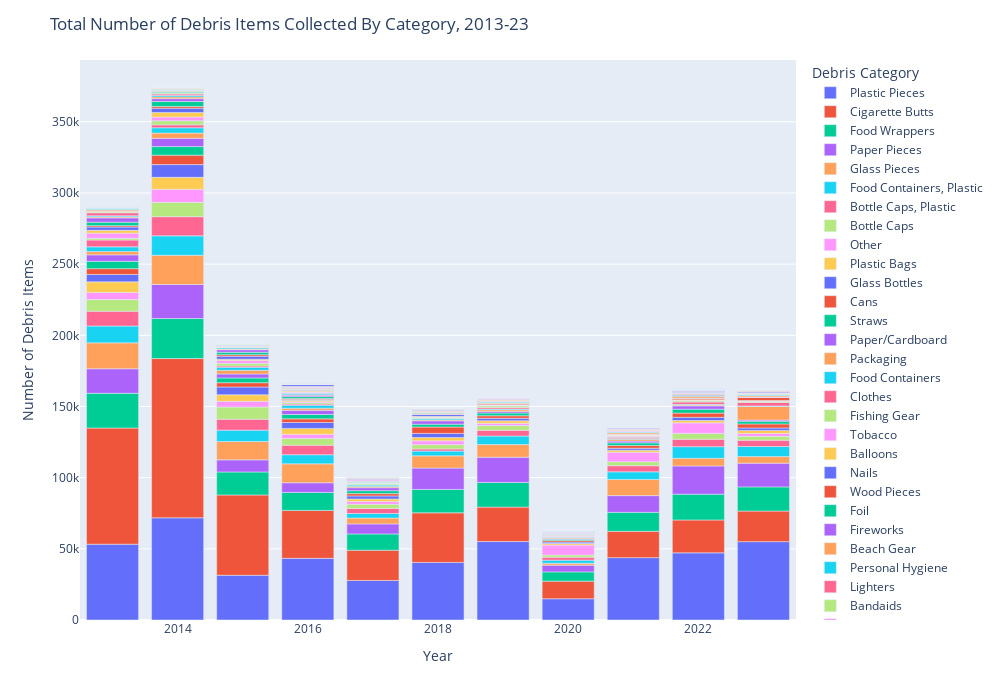

Notebook code for this chart:
### Markdown cell above
# Longitudinal Evaluation of Cleanup Items

Here we'll look at the number of items cleaned up by year from 2013-2023. First, let's just look at bar plots of items collected over the years and number of volunteers over the years.
In order to do that, we'll need to group the data by year. We'll also add a column for total number of volunteers, which was defined at number of adults * 0.5 * number of youths.

## Total Number of Items by Debris Category

### Code cell
# Bar plot of all trash items over the years
fig = graph_maker.annual_total_bar()
fig.show()

### Figure 1 — Plotly figure (JSON) as saved in the notebook; plotly's stock layout.template omitted (floating-point values rounded to 4 significant figures)
{"data": [{"alignmentgroup": "True", "hovertemplate": "variable=Plastic Pieces<br>index=%{x}<br>value=%{y}<extra></extra>", "legendgroup": "Plastic Pieces", "marker": {"color": "#636efa", "pattern": {"shape": ""}}, "name": "Plastic Pieces", "offsetgroup": "Plastic Pieces", "orientation": "v", "showlegend": true, "textposition": "auto", "type": "bar", "x": [2013, 2014, 2015, 2016, 2017, 2018, 2019, 2020, 2021, 2022, 2023], "xaxis": "x", "y": [53236, 71803, 31440, 43322, 27790.0, 40469, 55116, 14907, 43820, 47164, 55038], "yaxis": "y"}, {"alignmentgroup": "True", "hovertemplate": "variable=Cigarette Butts<br>index=%{x}<br>value=%{y}<extra></extra>", "legendgroup": "Cigarette Butts", "marker": {"color": "#EF553B", "pattern": {"shape": ""}}, "name": "Cigarette Butts", "offsetgroup": "Cigarette Butts", "orientation": "v", "showlegend": true, "textposition": "auto", "type": "bar", "x": [2013, 2014, 2015, 2016, 2017, 2018, 2019, 2020, 2021, 2022, 2023], "xaxis": "x", "y": [81642, 111884, 56423, 33684, 21251, 34815, 24202, 12380, 18464, 23115, 21498], "yaxis": "y"}, {"alignmentgroup": "True", "hovertemplate": "variable=Food Wrappers<br>index=%{x}<br>value=%{y}<extra></extra>", "legendgroup": "Food Wrappers", "marker": {"color": "#00cc96", "pattern": {"shape": ""}}, "name": "Food Wrappers", "offsetgroup": "Food Wrappers", "orientation": "v", "showlegend": true, "textposition": "auto", "type": "bar", "x": [2013, 2014, 2015, 2016, 2017, 2018, 2019, 2020, 2021, 2022, 2023], "xaxis": "x", "y": [24397, 28110, 16142, 12632, 11425, 16437, 17333, 6513, 13373, 18128, 16988], "yaxis": "y"}, {"alignmentgroup": "True", "hovertemplate": "variable=Paper Pieces<br>index=%{x}<br>value=%{y}<extra></extra>", "legendgroup": "Paper Pieces", "marker": {"color": "#ab63fa", "pattern": {"shape": ""}}, "name": "Paper Pieces", "offsetgroup": "Paper Pieces", "orientation": "v", "showlegend": true, "textposition": "auto", "type": "bar", "x": [2013, 2014, 2015, 2016, 2017, 2018, 2019, 2020, 2021, 2022, 2023], "xaxis": "x", "y": [17242, 23901, 8493, 6783, 7043, 15017, 17738, 4727, 11733, 19817, 16650], "yaxis": "y"}, {"alignmentgroup": "True", "hovertemplate": "variable=Glass Pieces<br>index=%{x}<br>value=%{y}<extra></extra>", "legendgroup": "Glass Pieces", "marker": {"color": "#FFA15A", "pattern": {"shape": ""}}, "name": "Glass Pieces", "offsetgroup": "Glass Pieces", "orientation": "v", "showlegend": true, "textposition": "auto", "type": "bar", "x": [2013, 2014, 2015, 2016, 2017, 2018, 2019, 2020, 2021, 2022, 2023], "xaxis": "x", "y": [18196, 20532, 12865, 13290, 4103, 8584, 8823, 1288, 11356, 5369, 4605], "yaxis": "y"}, {"alignmentgroup": "True", "hovertemplate": "variable=Food Containers, Plastic<br>index=%{x}<br>value=%{y}<extra></extra>", "legendgroup": "Food Containers, Plastic", "marker": {"color": "#19d3f3", "pattern": {"shape": ""}}, "name": "Food Containers, Plastic", "offsetgroup": "Food Containers, Plastic", "orientation": "v", "showlegend": true, "textposition": "auto", "type": "bar", "x": [2013, 2014, 2015, 2016, 2017, 2018, 2019, 2020, 2021, 2022, 2023], "xaxis": "x", "y": [11813, 13664, 8029, 6402, 3214, 3360, 6040.0, 2221, 5356, 8180, 7121], "yaxis": "y"}, {"alignmentgroup": "True", "hovertemplate": "variable=Bottle Caps, Plastic<br>index=%{x}<br>value=%{y}<extra></extra>", "legendgroup": "Bottle Caps, Plastic", "marker": {"color": "#FF6692", "pattern": {"shape": ""}}, "name": "Bottle Caps, Plastic", "offsetgroup": "Bottle Caps, Plastic", "orientation": "v", "showlegend": true, "textposition": "auto", "type": "bar", "x": [2013, 2014, 2015, 2016, 2017, 2018, 2019, 2020, 2021, 2022, 2023], "xaxis": "x", "y": [10424, 13438, 7685, 6716, 3568, 1486, 4003, 2039, 4272, 5222, 4363], "yaxis": "y"}, {"alignmentgroup": "True", "hovertemplate": "variable=Bottle Caps<br>index=%{x}<br>value=%{y}<extra></extra>", "legendgroup": "Bottle Caps", "marker": {"color": "#B6E880", "pattern": {"shape": ""}}, "name": "Bottle Caps", "offsetgroup": "Bottle Caps", "orientation": "v", "showlegend": true, "textposition": "auto", "type": "bar", "x": [2013, 2014, 2015, 2016, 2017, 2018, 2019, 2020, 2021, 2022, 2023], "xaxis": "x", "y": [8151, 10074, 8585, 4737, 2890, 3014, 3327, 1513, 2838, 4083, 2761], "yaxis": "y"}, {"alignmentgroup": "True", "hovertemplate": "variable=Other<br>index=%{x}<br>value=%{y}<extra></extra>", "legendgroup": "Other", "marker": {"color": "#FF97FF", "pattern": {"shape": ""}}, "name": "Other", "offsetgroup": "Other", "orientation": "v", "showlegend": true, "textposition": "auto", "type": "bar", "x": [2013, 2014, 2015, 2016, 2017, 2018, 2019, 2020, 2021, 2022, 2023], "xaxis": "x", "y": [5015, 9127, 3985, 2912, 1978.0, 2676, 1595, 7025, 6608, 7429, 2037], "yaxis": "y"}, {"alignmentgroup": "True", "hovertemplate": "variable=Plastic Bags<br>index=%{x}<br>value=%{y}<extra></extra>", "legendgroup": "Plastic Bags", "marker": {"color": "#FECB52", "pattern": {"shape": ""}}, "name": "Plastic Bags", "offsetgroup": "Plastic Bags", "orientation": "v", "showlegend": true, "textposition": "auto", "type": "bar", "x": [2013, 2014, 2015, 2016, 2017, 2018, 2019, 2020, 2021, 2022, 2023], "xaxis": "x", "y": [7448, 8479, 4580, 4120, 1773, 2311, 1858, 1102, 1488, 1644, 2146], "yaxis": "y"}, {"alignmentgroup": "True", "hovertemplate": "variable=Glass Bottles<br>index=%{x}<br>value=%{y}<extra></extra>", "legendgroup": "Glass Bottles", "marker": {"color": "#636efa", "pattern": {"shape": ""}}, "name": "Glass Bottles", "offsetgroup": "Glass Bottles", "orientation": "v", "showlegend": true, "textposition": "auto", "type": "bar", "x": [2013, 2014, 2015, 2016, 2017, 2018, 2019, 2020, 2021, 2022, 2023], "xaxis": "x", "y": [5210, 8923, 5470, 4165, 2142, 2933, 1669, 1010, 1355, 2238, 1715], "yaxis": "y"}, {"alignmentgroup": "True", "hovertemplate": "variable=Cans<br>index=%{x}<br>value=%{y}<extra></extra>", "legendgroup": "Cans", "marker": {"color": "#EF553B", "pattern": {"shape": ""}}, "name": "Cans", "offsetgroup": "Cans", "orientation": "v", "showlegend": true, "textposition": "auto", "type": "bar", "x": [2013, 2014, 2015, 2016, 2017, 2018, 2019, 2020, 2021, 2022, 2023], "xaxis": "x", "y": [4064, 6657, 3007, 2549, 1621, 4480, 1802, 1049, 1967, 2970, 2826], "yaxis": "y"}, {"alignmentgroup": "True", "hovertemplate": "variable=Straws<br>index=%{x}<br>value=%{y}<extra></extra>", "legendgroup": "Straws", "marker": {"color": "#00cc96", "pattern": {"shape": ""}}, "name": "Straws", "offsetgroup": "Straws", "orientation": "v", "showlegend": true, "textposition": "auto", "type": "bar", "x": [2013, 2014, 2015, 2016, 2017, 2018, 2019, 2020, 2021, 2022, 2023], "xaxis": "x", "y": [5167, 6001, 3346, 3089, 2043, 1997, 1942, 981, 1851, 2754, 1910], "yaxis": "y"}, {"alignmentgroup": "True", "hovertemplate": "variable=Paper/Cardboard<br>index=%{x}<br>value=%{y}<extra></extra>", "legendgroup": "Paper/Cardboard", "marker": {"color": "#ab63fa", "pattern": {"shape": ""}}, "name": "Paper/Cardboard", "offsetgroup": "Paper/Cardboard", "orientation": "v", "showlegend": true, "textposition": "auto", "type": "bar", "x": [2013, 2014, 2015, 2016, 2017, 2018, 2019, 2020, 2021, 2022, 2023], "xaxis": "x", "y": [4518, 5800, 2788, 2880, 2123, 2337, 1102, 326, 1206, 2300, 853], "yaxis": "y"}, {"alignmentgroup": "True", "hovertemplate": "variable=Packaging<br>index=%{x}<br>value=%{y}<extra></extra>", "legendgroup": "Packaging", "marker": {"color": "#FFA15A", "pattern": {"shape": ""}}, "name": "Packaging", "offsetgroup": "Packaging", "orientation": "v", "showlegend": true, "textposition": "auto", "type": "bar", "x": [2013, 2014, 2015, 2016, 2017, 2018, 2019, 2020, 2021, 2022, 2023], "xaxis": "x", "y": [2297, 3681, 2625, 1521, 880, 727, 1199, 572, 1279, 550, 9523], "yaxis": "y"}, {"alignmentgroup": "True", "hovertemplate": "variable=Food Containers<br>index=%{x}<br>value=%{y}<extra></extra>", "legendgroup": "Food Containers", "marker": {"color": "#19d3f3", "pattern": {"shape": ""}}, "name": "Food Containers", "offsetgroup": "Food Containers", "orientation": "v", "showlegend": true, "textposition": "auto", "type": "bar", "x": [2013, 2014, 2015, 2016, 2017, 2018, 2019, 2020, 2021, 2022, 2023], "xaxis": "x", "y": [3340, 3726, 2083, 2103, 1053, 1072, 477, 399, 462, 552, 345], "yaxis": "y"}, {"alignmentgroup": "True", "hovertemplate": "variable=Clothes<br>index=%{x}<br>value=%{y}<extra></extra>", "legendgroup": "Clothes", "marker": {"color": "#FF6692", "pattern": {"shape": ""}}, "name": "Clothes", "offsetgroup": "Clothes", "orientation": "v", "showlegend": true, "textposition": "auto", "type": "bar", "x": [2013, 2014, 2015, 2016, 2017, 2018, 2019, 2020, 2021, 2022, 2023], "xaxis": "x", "y": [4809, 2069, 944, 777, 6, 0, 1017, 479, 1012, 1672, 2428], "yaxis": "y"}, {"alignmentgroup": "True", "hovertemplate": "variable=Fishing Gear<br>index=%{x}<br>value=%{y}<extra></extra>", "legendgroup": "Fishing Gear", "marker": {"color": "#B6E880", "pattern": {"shape": ""}}, "name": "Fishing Gear", "offsetgroup": "Fishing Gear", "orientation": "v", "showlegend": true, "textposition": "auto", "type": "bar", "x": [2013, 2014, 2015, 2016, 2017, 2018, 2019, 2020, 2021, 2022, 2023], "xaxis": "x", "y": [1288, 2820, 1827, 1024, 793, 637, 1129, 193, 545, 791, 679], "yaxis": "y"}, {"alignmentgroup": "True", "hovertemplate": "variable=Tobacco<br>index=%{x}<br>value=%{y}<extra></extra>", "legendgroup": "Tobacco", "marker": {"color": "#FF97FF", "pattern": {"shape": ""}}, "name": "Tobacco", "offsetgroup": "Tobacco", "orientation": "v", "showlegend": true, "textposition": "auto", "type": "bar", "x": [2013, 2014, 2015, 2016, 2017, 2018, 2019, 2020, 2021, 2022, 2023], "xaxis": "x", "y": [3524, 2675, 1931, 691, 155, 148, 453, 394, 552, 362, 212], "yaxis": "y"}, {"alignmentgroup": "True", "hovertemplate": "variable=Balloons<br>index=%{x}<br>value=%{y}<extra></extra>", "legendgroup": "Balloons", "marker": {"color": "#FECB52", "pattern": {"shape": ""}}, "name": "Balloons", "offsetgroup": "Balloons", "orientation": "v", "showlegend": true, "textposition": "auto", "type": "bar", "x": [2013, 2014, 2015, 2016, 2017, 2018, 2019, 2020, 2021, 2022, 2023], "xaxis": "x", "y": [1987, 3151, 956, 947, 347, 558, 368, 162, 427, 446, 433], "yaxis": "y"}, {"alignmentgroup": "True", "hovertemplate": "variable=Nails<br>index=%{x}<br>value=%{y}<extra></extra>", "legendgroup": "Nails", "marker": {"color": "#636efa", "pattern": {"shape": ""}}, "name": "Nails", "offsetgroup": "Nails", "orientation": "v", "showlegend": true, "textposition": "auto", "type": "bar", "x": [2013, 2014, 2015, 2016, 2017, 2018, 2019, 2020, 2021, 2022, 2023], "xaxis": "x", "y": [2325, 3037, 2081, 621, 111, 1359, 0, 0, 0, 0, 0], "yaxis": "y"}, {"alignmentgroup": "True", "hovertemplate": "variable=Wood Pieces<br>index=%{x}<br>value=%{y}<extra></extra>", "legendgroup": "Wood Pieces", "marker": {"color": "#EF553B", "pattern": {"shape": ""}}, "name": "Wood Pieces", "offsetgroup": "Wood Pieces", "orientation": "v", "showlegend": true, "textposition": "auto", "type": "bar", "x": [2013, 2014, 2015, 2016, 2017, 2018, 2019, 2020, 2021, 2022, 2023], "xaxis": "x", "y": [937.5, 1236, 1133, 571, 27, 0, 799, 227, 547, 1130, 2448], "yaxis": "y"}, {"alignmentgroup": "True", "hovertemplate": "variable=Foil<br>index=%{x}<br>value=%{y}<extra></extra>", "legendgroup": "Foil", "marker": {"color": "#00cc96", "pattern": {"shape": ""}}, "name": "Foil", "offsetgroup": "Foil", "orientation": "v", "showlegend": true, "textposition": "auto", "type": "bar", "x": [2013, 2014, 2015, 2016, 2017, 2018, 2019, 2020, 2021, 2022, 2023], "xaxis": "x", "y": [2478, 3453, 1697, 1386, 0, 35, 0, 0, 0, 0, 0], "yaxis": "y"}, {"alignmentgroup": "True", "hovertemplate": "variable=Fireworks<br>index=%{x}<br>value=%{y}<extra></extra>", "legendgroup": "Fireworks", "marker": {"color": "#ab63fa", "pattern": {"shape": ""}}, "name": "Fireworks", "offsetgroup": "Fireworks", "orientation": "v", "showlegend": true, "textposition": "auto", "type": "bar", "x": [2013, 2014, 2015, 2016, 2017, 2018, 2019, 2020, 2021, 2022, 2023], "xaxis": "x", "y": [3018, 2031, 1759, 1051, 152, 151, 55, 1, 42, 51, 2], "yaxis": "y"}, {"alignmentgroup": "True", "hovertemplate": "variable=Beach Gear<br>index=%{x}<br>value=%{y}<extra></extra>", "legendgroup": "Beach Gear", "marker": {"color": "#FFA15A", "pattern": {"shape": ""}}, "name": "Beach Gear", "offsetgroup": "Beach Gear", "orientation": "v", "showlegend": true, "textposition": "auto", "type": "bar", "x": [2013, 2014, 2015, 2016, 2017, 2018, 2019, 2020, 2021, 2022, 2023], "xaxis": "x", "y": [747, 1244, 444, 347, 235, 706, 648, 638, 965, 1194, 918], "yaxis": "y"}, {"alignmentgroup": "True", "hovertemplate": "variable=Personal Hygiene<br>index=%{x}<br>value=%{y}<extra></extra>", "legendgroup": "Personal Hygiene", "marker": {"color": "#19d3f3", "pattern": {"shape": ""}}, "name": "Personal Hygiene", "offsetgroup": "Personal Hygiene", "orientation": "v", "showlegend": true, "textposition": "auto", "type": "bar", "x": [2013, 2014, 2015, 2016, 2017, 2018, 2019, 2020, 2021, 2022, 2023], "xaxis": "x", "y": [768, 968, 789, 945, 615.5, 377, 541, 346, 601, 806, 593], "yaxis": "y"}, {"alignmentgroup": "True", "hovertemplate": "variable=Lighters<br>index=%{x}<br>value=%{y}<extra></extra>", "legendgroup": "Lighters", "marker": {"color": "#FF6692", "pattern": {"shape": ""}}, "name": "Lighters", "offsetgroup": "Lighters", "orientation": "v", "showlegend": true, "textposition": "auto", "type": "bar", "x": [2013, 2014, 2015, 2016, 2017, 2018, 2019, 2020, 2021, 2022, 2023], "xaxis": "x", "y": [2033, 1018, 526, 353, 200, 235, 162, 50, 125, 665, 359], "yaxis": "y"}, {"alignmentgroup": "True", "hovertemplate": "variable=Bandaids<br>index=%{x}<br>value=%{y}<extra></extra>", "legendgroup": "Bandaids", "marker": {"color": "#B6E880", "pattern": {"shape": ""}}, "name": "Bandaids", "offsetgroup": "Bandaids", "orientation": "v", "showlegend": true, "textposition": "auto", "type": "bar", "x": [2013, 2014, 2015, 2016, 2017, 2018, 2019, 2020, 2021, 2022, 2023], "xaxis": "x", "y": [737, 899, 363, 248, 316, 349, 356, 86, 270, 418, 277], "yaxis": "y"}, {"alignmentgroup": "True", "hovertemplate": "variable=Lids<br>index=%{x}<br>value=%{y}<extra></extra>", "legendgroup": "Lids", "marker": {"color": "#FF97FF", "pattern": {"shape": ""}}, "name": "Lids", "offsetgroup": "Lids", "orientation": "v", "showlegend": true, "textposition": "auto", "type": "bar", "x": [2013, 2014, 2015, 2016, 2017, 2018, 2019, 2020, 2021, 2022, 2023], "xaxis": "x", "y": [0, 0, 0, 549, 852, 465, 540, 411, 532, 465, 496], "yaxis": "y"}, {"alignmentgroup": "True", "hovertemplate": "variable=Construction Materials<br>index=%{x}<br>value=%{y}<extra></extra>", "legendgroup": "Construction Materials", "marker": {"color": "#FECB52", "pattern": {"shape": ""}}, "name": "Construction Materials", "offsetgroup": "Construction Materials", "orientation": "v", "showlegend": true, "textposition": "auto", "type": "bar", "x": [2013, 2014, 2015, 2016, 2017, 2018, 2019, 2020, 2021, 2022, 2023], "xaxis": "x", "y": [722, 172, 0, 742, 241, 461, 554, 166, 456, 276, 386], "yaxis": "y"}, {"alignmentgroup": "True", "hovertemplate": "variable=Utensils<br>index=%{x}<br>value=%{y}<extra></extra>", "legendgroup": "Utensils", "marker": {"color": "#636efa", "pattern": {"shape": ""}}, "name": "Utensils", "offsetgroup": "Utensils", "orientation": "v", "showlegend": true, "textposition": "auto", "type": "bar", "x": [2013, 2014, 2015, 2016, 2017, 2018, 2019, 2020, 2021, 2022, 2023], "xaxis": "x", "y": [0, 0, 0, 426, 474, 389, 292, 453, 360, 434, 645], "yaxis": "y"}, {"alignmentgroup": "True", "hovertemplate": "variable=Strapping Bands<br>index=%{x}<br>value=%{y}<extra></extra>", "legendgroup": "Strapping Bands", "marker": {"color": "#EF553B", "pattern": {"shape": ""}}, "name": "Strapping Bands", "offsetgroup": "Strapping Bands", "orientation": "v", "showlegend": true, "textposition": "auto", "type": "bar", "x": [2013, 2014, 2015, 2016, 2017, 2018, 2019, 2020, 2021, 2022, 2023], "xaxis": "x", "y": [581, 65, 1, 431, 193, 255, 271, 208, 326, 399, 273], "yaxis": "y"}, {"alignmentgroup": "True", "hovertemplate": "variable=6-Pack Holders<br>index=%{x}<br>value=%{y}<extra></extra>", "legendgroup": "6-Pack Holders", "marker": {"color": "#00cc96", "pattern": {"shape": ""}}, "name": "6-Pack Holders", "offsetgroup": "6-Pack Holders", "orientation": "v", "showlegend": true, "textposition": "auto", "type": "bar", "x": [2013, 2014, 2015, 2016, 2017, 2018, 2019, 2020, 2021, 2022, 2023], "xaxis": "x", "y": [624, 909, 301, 130, 45, 34, 77, 0, 36, 97, 41], "yaxis": "y"}, {"alignmentgroup": "True", "hovertemplate": "variable=PPE<br>index=%{x}<br>value=%{y}<extra></extra>", "legendgroup": "PPE", "marker": {"color": "#ab63fa", "pattern": {"shape": ""}}, "name": "PPE", "offsetgroup": "PPE", "orientation": "v", "showlegend": true, "textposition": "auto", "type": "bar", "x": [2013, 2014, 2015, 2016, 2017, 2018, 2019, 2020, 2021, 2022, 2023], "xaxis": "x", "y": [0, 0, 0, 0, 0, 0, 0, 720, 718, 630, 186], "yaxis": "y"}, {"alignmentgroup": "True", "hovertemplate": "variable=Batteries<br>index=%{x}<br>value=%{y}<extra></extra>", "legendgroup": "Batteries", "marker": {"color": "#FFA15A", "pattern": {"shape": ""}}, "name": "Batteries", "offsetgroup": "Batteries", "orientation": "v", "showlegend": true, "textposition": "auto", "type": "bar", "x": [2013, 2014, 2015, 2016, 2017, 2018, 2019, 2020, 2021, 2022, 2023], "xaxis": "x", "y": [245, 219, 167, 224, 453, 148, 77, 32, 68, 125, 483], "yaxis": "y"}, {"alignmentgroup": "True", "hovertemplate": "variable=Bottles, Plastic<br>index=%{x}<br>value=%{y}<extra></extra>", "legendgroup": "Bottles, Plastic", "marker": {"color": "#19d3f3", "pattern": {"shape": ""}}, "name": "Bottles, Plastic", "offsetgroup": "Bottles, Plastic", "orientation": "v", "showlegend": true, "textposition": "auto", "type": "bar", "x": [2013, 2014, 2015, 2016, 2017, 2018, 2019, 2020, 2021, 2022, 2023], "xaxis": "x", "y": [379, 343, 521, 308, 172, 99, 132, 0, 64, 61, 137], "yaxis": "y"}, {"alignmentgroup": "True", "hovertemplate": "variable=Syringes<br>index=%{x}<br>value=%{y}<extra></extra>", "legendgroup": "Syringes", "marker": {"color": "#FF6692", "pattern": {"shape": ""}}, "name": "Syringes", "offsetgroup": "Syringes", "orientation": "v", "showlegend": true, "textposition": "auto", "type": "bar", "x": [2013, 2014, 2015, 2016, 2017, 2018, 2019, 2020, 2021, 2022, 2023], "xaxis": "x", "y": [140, 164, 215, 376, 136, 242, 156, 44, 101, 202, 283], "yaxis": "y"}, {"alignmentgroup": "True", "hovertemplate": "variable=Footwear<br>index=%{x}<br>value=%{y}<extra></extra>", "legendgroup": "Footwear", "marker": {"color": "#B6E880", "pattern": {"shape": ""}}, "name": "Footwear", "offsetgroup": "Footwear", "orientation": "v", "showlegend": true, "textposition": "auto", "type": "bar", "x": [2013, 2014, 2015, 2016, 2017, 2018, 2019, 2020, 2021, 2022, 2023], "xaxis": "x", "y": [539, 803.5, 321, 296, 1, 0, 0, 0, 0, 16, 30], "yaxis": "y"}, {"alignmentgroup": "True", "hovertemplate": "variable=Cigar Tips<br>index=%{x}<br>value=%{y}<extra></extra>", "legendgroup": "Cigar Tips", "marker": {"color": "#FF97FF", "pattern": {"shape": ""}}, "name": "Cigar Tips", "offsetgroup": "Cigar Tips", "orientation": "v", "showlegend": true, "textposition": "auto", "type": "bar", "x": [2013, 2014, 2015, 2016, 2017, 2018, 2019, 2020, 2021, 2022, 2023], "xaxis": "x", "y": [0, 183, 4, 359, 171, 204, 278, 1, 196, 128, 13], "yaxis": "y"}, {"alignmentgroup": "True", "hovertemplate": "variable=Rope<br>index=%{x}<br>value=%{y}<extra></extra>", "legendgroup": "Rope", "marker": {"color": "#FECB52", "pattern": {"shape": ""}}, "name": "Rope", "offsetgroup": "Rope", "orientation": "v", "showlegend": true, "textposition": "auto", "type": "bar", "x": [2013, 2014, 2015, 2016, 2017, 2018, 2019, 2020, 2021, 2022, 2023], "xaxis": "x", "y": [0, 0, 71, 572, 126, 136, 296, 7, 148, 64, 3], "yaxis": "y"}, {"alignmentgroup": "True", "hovertemplate": "variable=Beverage Bottles<br>index=%{x}<br>value=%{y}<extra></extra>", "legendgroup": "Beverage Bottles", "marker": {"color": "#636efa", "pattern": {"shape": ""}}, "name": "Beverage Bottles", "offsetgroup": "Beverage Bottles", "orientation": "v", "showlegend": true, "textposition": "auto", "type": "bar", "x": [2013, 2014, 2015, 2016, 2017, 2018, 2019, 2020, 2021, 2022, 2023], "xaxis": "x", "y": [0, 0, 0, 1413, 0, 0, 0, 0, 0, 0, 0], "yaxis": "y"}, {"alignmentgroup": "True", "hovertemplate": "variable=Tires<br>index=%{x}<br>value=%{y}<extra></extra>", "legendgroup": "Tires", "marker": {"color": "#EF553B", "pattern": {"shape": ""}}, "name": "Tires", "offsetgroup": "Tires", "orientation": "v", "showlegend": true, "textposition": "auto", "type": "bar", "x": [2013, 2014, 2015, 2016, 2017, 2018, 2019, 2020, 2021, 2022, 2023], "xaxis": "x", "y": [112, 195, 108, 71, 48, 35.25, 37, 21, 19, 27, 11], "yaxis": "y"}, {"alignmentgroup": "True", "hovertemplate": "variable=Bagged Pet Waste<br>index=%{x}<br>value=%{y}<extra></extra>", "legendgroup": "Bagged Pet Waste", "marker": {"color": "#00cc96", "pattern": {"shape": ""}}, "name": "Bagged Pet Waste", "offsetgroup": "Bagged Pet Waste", "orientation": "v", "showlegend": true, "textposition": "auto", "type": "bar", "x": [2013, 2014, 2015, 2016, 2017, 2018, 2019, 2020, 2021, 2022, 2023], "xaxis": "x", "y": [111, 0, 0, 0, 0, 0, 0, 70, 159, 169, 127], "yaxis": "y"}, {"alignmentgroup": "True", "hovertemplate": "variable=Beverage Pouches<br>index=%{x}<br>value=%{y}<extra></extra>", "legendgroup": "Beverage Pouches", "marker": {"color": "#ab63fa", "pattern": {"shape": ""}}, "name": "Beverage Pouches", "offsetgroup": "Beverage Pouches", "orientation": "v", "showlegend": true, "textposition": "auto", "type": "bar", "x": [2013, 2014, 2015, 2016, 2017, 2018, 2019, 2020, 2021, 2022, 2023], "xaxis": "x", "y": [0, 0, 0, 0, 0, 0, 0, 240, 49, 172, 164], "yaxis": "y"}, {"alignmentgroup": "True", "hovertemplate": "variable=Appliances<br>index=%{x}<br>value=%{y}<extra></extra>", "legendgroup": "Appliances", "marker": {"color": "#FFA15A", "pattern": {"shape": ""}}, "name": "Appliances", "offsetgroup": "Appliances", "orientation": "v", "showlegend": true, "textposition": "auto", "type": "bar", "x": [2013, 2014, 2015, 2016, 2017, 2018, 2019, 2020, 2021, 2022, 2023], "xaxis": "x", "y": [147, 127, 46, 64, 42, 18, 23, 0, 22, 5, 70], "yaxis": "y"}, {"alignmentgroup": "True", "hovertemplate": "variable=E-Waste<br>index=%{x}<br>value=%{y}<extra></extra>", "legendgroup": "E-Waste", "marker": {"color": "#19d3f3", "pattern": {"shape": ""}}, "name": "E-Waste", "offsetgroup": "E-Waste", "orientation": "v", "showlegend": true, "textposition": "auto", "type": "bar", "x": [2013, 2014, 2015, 2016, 2017, 2018, 2019, 2020, 2021, 2022, 2023], "xaxis": "x", "y": [0, 0, 0, 0, 0, 0, 0, 38, 124, 73, 112], "yaxis": "y"}, {"alignmentgroup": "True", "hovertemplate": "variable=Car Parts<br>index=%{x}<br>value=%{y}<extra></extra>", "legendgroup": "Car Parts", "marker": {"color": "#FF6692", "pattern": {"shape": ""}}, "name": "Car Parts", "offsetgroup": "Car Parts", "orientation": "v", "showlegend": true, "textposition": "auto", "type": "bar", "x": [2013, 2014, 2015, 2016, 2017, 2018, 2019, 2020, 2021, 2022, 2023], "xaxis": "x", "y": [31, 101, 52, 76, 0, 0, 0, 0, 0, 0, 0], "yaxis": "y"}, {"alignmentgroup": "True", "hovertemplate": "variable=Bikes<br>index=%{x}<br>value=%{y}<extra></extra>", "legendgroup": "Bikes", "marker": {"color": "#B6E880", "pattern": {"shape": ""}}, "name": "Bikes", "offsetgroup": "Bikes", "orientation": "v", "showlegend": true, "textposition": "auto", "type": "bar", "x": [2013, 2014, 2015, 2016, 2017, 2018, 2019, 2020, 2021, 2022, 2023], "xaxis": "x", "y": [62, 70, 18, 49, 0, 0, 0, 0, 0, 0, 0], "yaxis": "y"}], "layout": {"autosize": false, "barmode": "relative", "height": 700, "legend": {"title": {"text": "Debris Category"}, "tracegroupgap": 0}, "margin": {"t": 60}, "title": {"text": "Total Number of Debris Items Collected By Category, 2013-23"}, "width": 1000, "xaxis": {"anchor": "y", "autorange": true, "domain": [0, 1], "range": [2012.0, 2024.0], "title": {"text": "Year"}, "type": "linear"}, "yaxis": {"anchor": "x", "autorange": true, "domain": [0, 1], "range": [0, 393400.0], "title": {"text": "Number of Debris Items"}, "type": "linear"}}}
